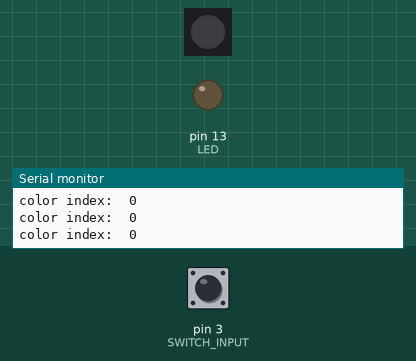
A sketch run on a simulated Arduino Uno, built with avr-gcc and run on an emulated ATmega328P. Shown: 1 RGB LEDs in strip order, left to right, output pins drawn as LEDs (lit = HIGH), the last lines printed to the serial monitor. The inputs (shaded band) are chosen by the test bench; at power-on: pin 3 (SWITCH_INPUT) LOW. Dim RGB values are drawn brighter than linear.

Above: at 1.2 s.
1.3 s: pin 3 (SWITCH_INPUT) pulled HIGH for 0.15 s
4.4 s: pin 3 (SWITCH_INPUT) pulled HIGH for 1 s
At 5.8 s:
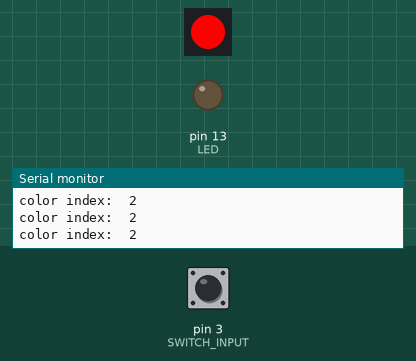
6.9 s: pin 3 (SWITCH_INPUT) pulled HIGH for 0.15 s
At 8.1 s:
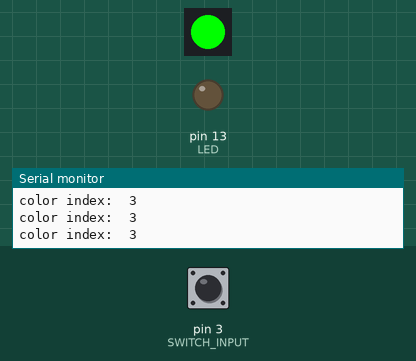
8.5 s: pin 3 (SWITCH_INPUT) pulled HIGH for 3.2 s
At 8.9 s:
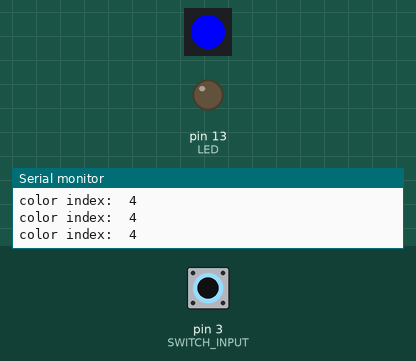
13.2 s: pin 3 (SWITCH_INPUT) pulled HIGH for 0.15 s
At 13.8 s:
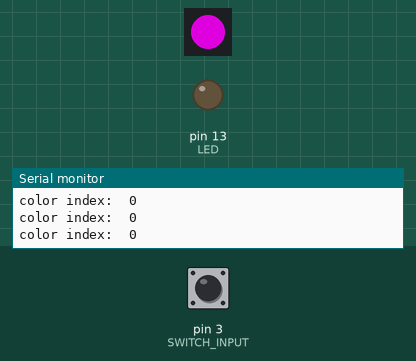
14.8 s: pin 3 (SWITCH_INPUT) pulsed HIGH 5 times (0.12 s each, 0.3 s apart)
At 15.05 s:
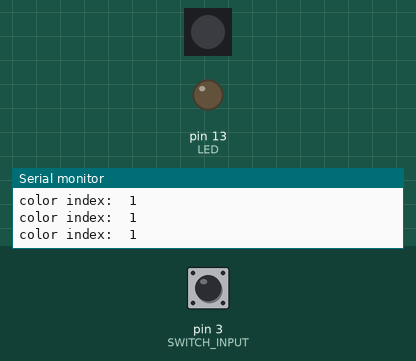
Timing chart, 0 to 17.8 s (numbered marks = the images above; inputs shaded):
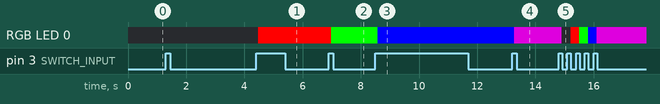

The sketch:

prop_switch_ws2812.ino
```cpp
/*
	a short demo to show how we want a button to react.
	Plan: push button off camera, for each press change color of the ws2812 led.
			note: the switch on camera doesn't function as a switch, only functions to show general shape
				and more importantly how the led changes color.
*/

#define LED 				13
#define SWITCH_INPUT		3

#include <Adafruit_NeoPixel.h>

#define PIXEL_PIN			5
#define PIXEL_COUNT			1
#define NUMBER_OF_COLORS	4

Adafruit_NeoPixel BUTTON_LED = Adafruit_NeoPixel(PIXEL_COUNT, PIXEL_PIN, NEO_GRB + NEO_KHZ800);

volatile int color_index = 0;
volatile int debounce_count =0; //used this as a cheap counter to debounce switch.
void setup() {
  // put your setup code here, to run once:
  pinMode(SWITCH_INPUT, INPUT);
  pinMode(LED, OUTPUT);

  //INIT the led in the button head
  BUTTON_LED.begin();
  BUTTON_LED.show(); // initialize off state.
  Serial.begin(9600);
  Serial.println("I'm alive!");

}

// Variables will change:
int buttonState;             // the current reading from the input pin
int lastButtonState = LOW;   // the previous reading from the input pin
// the following variables are unsigned longs because the time, measured in
// milliseconds, will quickly become a bigger number than can be stored in an int.
unsigned long lastDebounceTime = 0;  // the last time the output pin was toggled
unsigned long debounceDelay = 50;    // the debounce time; increase if the output flickers


void loop() {

int reading = digitalRead(SWITCH_INPUT);
  // put your main code here, to run repeatedly:

  Serial.print("color index:  ");
  Serial.println(color_index);

  	 if (reading != lastButtonState) {
    // reset the debouncing timer
    lastDebounceTime = millis();
  }

  if ((millis() - lastDebounceTime) > debounceDelay) {
    // whatever the reading is at, it's been there for longer than the debounce
    // delay, so take it as the actual current state:

    // if the button state has changed:
    if (reading != buttonState) {
      buttonState = reading;

      // only toggle the LED if the new button state is HIGH
      if (buttonState == HIGH) {
        //cycle colors here
		show(color_index);
		color_index++;
		if(color_index > NUMBER_OF_COLORS)color_index = 0;
      }
    }
  }


  // save the reading. Next time through the loop, it'll be the lastButtonState:
  lastButtonState = reading;
}


void show(int color_index){
	switch(color_index){

		case 1 :
		BUTTON_LED.setPixelColor(0, BUTTON_LED.Color(255,0,0)); //set the color, remember indexed at 0.
		BUTTON_LED.show(); //display the color
		break;

		case 2 :
		BUTTON_LED.setPixelColor(0, BUTTON_LED.Color(0,255,0)); //set the color, remember indexed at 0.
		BUTTON_LED.show(); //display the color
		break;

		case 3:
		BUTTON_LED.setPixelColor(0, BUTTON_LED.Color(0,0,255)); //set the color, remember indexed at 0.
		BUTTON_LED.show(); //display the color
		break;

		case 4:
		BUTTON_LED.setPixelColor(0, BUTTON_LED.Color(155,0,155)); //set the color, remember indexed at 0.
		BUTTON_LED.show(); //display the color
		break;

		default:
		BUTTON_LED.setPixelColor(0, BUTTON_LED.Color(0,0,0)); //set the color, remember indexed at 0.
		BUTTON_LED.show(); //display the color
		color_index = 0; //should force loop around..
		Serial.println("******************");
		break;
	}


}
```

Measured:
- after the input at 4.4 s, RGB LED 0: off → RGB(255, 0, 0) after 0.07 s
- after the input at 6.9 s, RGB LED 0: RGB(255, 0, 0) → RGB(0, 255, 0) after 0.09 s
- after the input at 8.5 s, RGB LED 0: RGB(0, 255, 0) → RGB(0, 0, 255) after 0.08 s
- after the input at 13.2 s, RGB LED 0: RGB(0, 0, 255) → RGB(155, 0, 155) after 0.08 s
- after the input at 14.8 s, RGB LED 0: RGB(155, 0, 155) → off after 0.11 s, → RGB(255, 0, 0) 0.30 s later, → RGB(0, 255, 0) 0.30 s later, → RGB(0, 0, 255) 0.30 s later, … (5 changes in this stretch)
